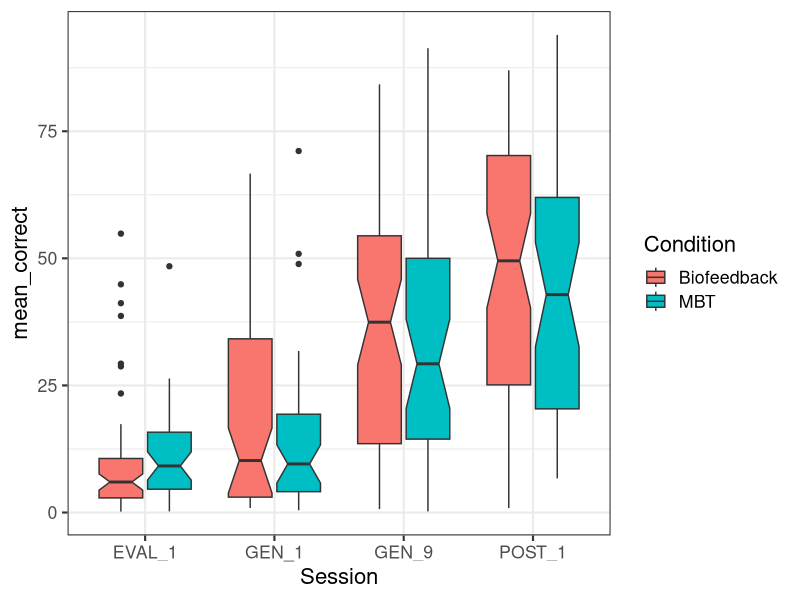
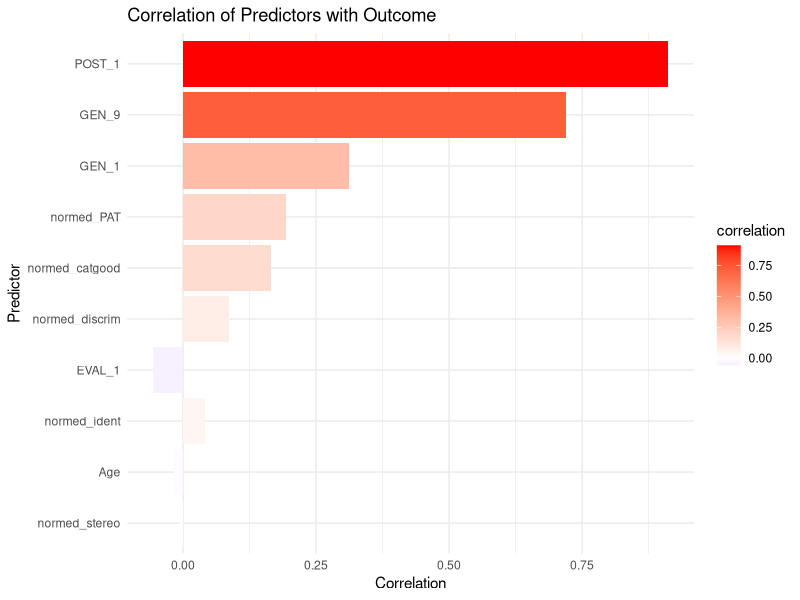
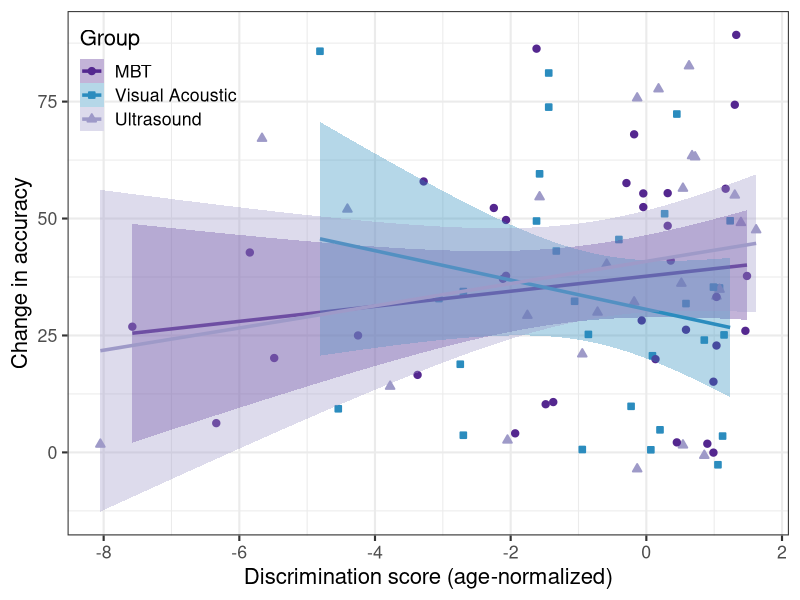
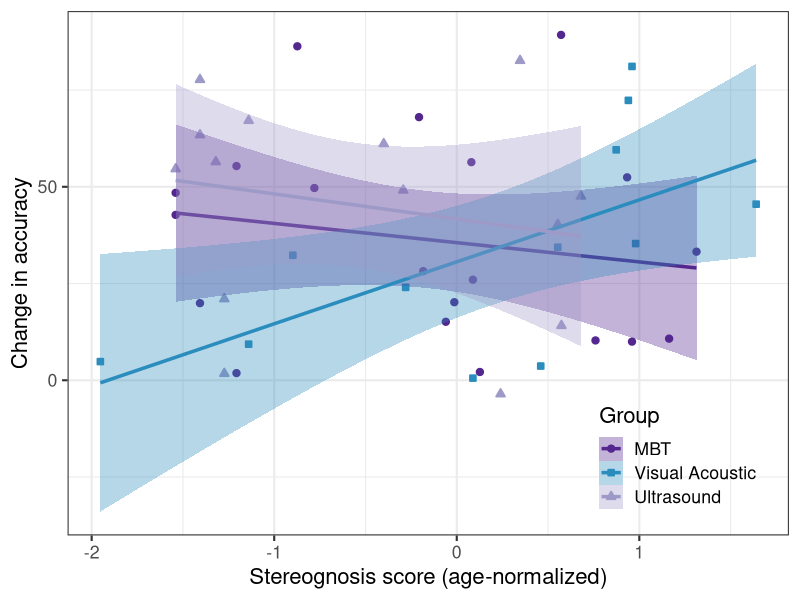

Generate these figures, in order, with R:
## ---- chunk 1
knitr::opts_chunk$set(include=TRUE, cache=TRUE, echo=FALSE, message=FALSE, warning=FALSE)
options(scipen = 999)
options(digits = 3)
## ---- chunk 2
########################################
#RUN THIS WITH CAUTION
########################################
rm(list=ls())
## ---- chunk 3
########################################
#LOAD PACKAGES
########################################
library("tidyverse")
library("ggpubr")
library("broom")
library("GGally")
library("flextable")

theme_set(theme_bw(base_size = 16))

#Create snapshot of package environment
# renv::init()
# renv::activate()
# renv::snapshot()
## ---- chunk 4
#Formats a model coefficient as "beta = X.XX, SE = X.XX, p = X.XXX" for inline
#reporting in the text below. beta/SE are rounded to 2 digits and p to 3
#digits, matching the precision used throughout the manuscript.
coef_str <- function(mod, term, digits = 2) {
  x <- broom::tidy(mod)
  r <- x[x$term == term, ]
  if (nrow(r) != 1) {
    stop("coef_str: term '", term, "' matched ", nrow(r), " rows (expected 1). Check spelling/factor levels.")
  }
  p_txt <- ifelse(r$p.value < .001, "< .001",
                  paste0("= ", format(round(r$p.value, 3), nsmall = 2)))
  paste0(
    "β = ", round(r$estimate, digits),
    ", SE = ", round(r$std.error, digits),
    ", *p* ", p_txt
  )
}
## ---- chunk 5
#Read in sensory data, cleaned for outliers
#Generated in CRESULTS_MOSAIC_sensory_wrangling.Rmd
#Variables starting with "new" have been standardized relative to the reference sample of typically developing children (age-binned z-scores)
#However, still need to reverse-code scores where a larger value represents worse performance, which is done here
sensorydata <- read.csv("RSSD_normed_sensory.csv") %>%
  dplyr::select(Subject = Study_ID, Age, Sex, normed_ident = newident,
                normed_discrim = newdiscrim,
                normed_catgood = newcatgood, normed_stereo = newstereo,
                normed_PAT = newPAT)

#Identification, discrimination, and stereognosis are reverse-coded here so
#that higher values uniformly reflect better performance across all five
#measures (category goodness and articulatory awareness already run in that
#direction and are left as-is)
sensorydata$normed_ident <- -1*sensorydata$normed_ident
sensorydata$normed_discrim <- -1*sensorydata$normed_discrim
sensorydata$normed_stereo <- -1*sensorydata$normed_stereo

#Read in summary outcome data (word probes)
#Generated in RCT_secondary_outcome_dosage.Rmd
outcomesdata <- read.csv("RCT_subjlevel_data.csv")

#Look at change over time
wide_data <- pivot_wider(outcomesdata,
                         id_cols = c(Subject, Condition,
                                     Randomization_Group,
                                     Baseline_Accuracy_Group),
                         names_from = Session,
                         values_from = mean_correct) %>%
  dplyr::arrange(Condition)
wide_data$change <- wide_data$POST_1 - wide_data$EVAL_1

#The sensory dataframe includes participants who did not complete the study;
#they are dropped in this merge
mydata <- left_join(wide_data, sensorydata, by = "Subject")

#Sanity check: accuracy by session and treatment condition
p1 <- ggplot(outcomesdata, aes(x = Session, y = mean_correct, fill = Condition))+
  geom_boxplot(notch=TRUE)
p1

#Age, gender breakdown
#na.rm=TRUE guards against a silent NA result if a future data update
#introduces missing Age values (none are present in the current dataset)
mean(mydata$Age, na.rm = TRUE)
sd(mydata$Age, na.rm = TRUE)
table(mydata$Sex)
table(mydata$Randomization_Group)

#Option to subset to biofeedback condition only
#mydata <- mydata[mydata$Randomization_Group!="Traditional",] %>% droplevels()

#Fix data types
mydata <- mydata %>%
  dplyr::mutate(across(where(is.character), as.factor))
## ---- chunk 6
#Select only numeric columns, excluding the Subject ID itself so it doesn't
#show up as a spurious "predictor" in the correlation output below
df_numeric <- mydata %>% select(where(is.numeric)) %>% select(-Subject)

#Examine correlation of each numeric predictor with the outcome (change score)
cor_change <- cor(df_numeric, use = "pairwise.complete.obs")["change", ]
cor_change <- cor_change[names(cor_change) != "change"]

# Convert to tibble
cor_df <- tibble(predictor = names(cor_change), correlation = cor_change) %>%
   dplyr::arrange(desc(abs(correlation)))  # Sort by absolute correlation

# Count missing data
na_normed <- mydata %>%
   dplyr::summarise(across(starts_with("normed_"), ~ sum(is.na(.)))) %>%
  unlist()

# Plot as bar chart
p0 <- ggplot(cor_df, aes(x = reorder(predictor, abs(correlation)), y = correlation, fill = correlation)) +
  geom_col() +
  coord_flip() +
  scale_fill_gradient2(low = "blue", mid = "white", high = "red") +
  labs(title = "Correlation of Predictors with Outcome",
       x = "Predictor", y = "Correlation") +
  theme_minimal()
p0

#Strongest somatosensory predictor is PAT; strongest auditory predictor is catgood
#(Note: this simple bivariate screen is exploratory only. The interaction
#models below retain all five sensory measures regardless of this ranking,
#per the independence rationale checked next.)
corA <- cor.test(mydata$change, mydata$normed_catgood)
corS <- cor.test(mydata$change, mydata$normed_PAT)

#Examine correlations between sensory values, to check whether it's
#reasonable to model the measures within each domain separately rather than
#pooling/averaging them
df_sensory <- mydata %>% select(starts_with("normed"))
cor_sensory <- round(cor(df_sensory, use = "pairwise.complete.obs"), digits = 2)
#Strongest positive pairwise correlation in the matrix (discrimination x identification)
cormax <- cor.test(mydata$normed_discrim, mydata$normed_ident)
#Strongest negative pairwise correlation in the matrix (category goodness x stereognosis)
corneg <- cor.test(mydata$normed_catgood, mydata$normed_stereo)
#ggpairs(df_sensory)
## ---- chunk 7
#Export the pairwise correlation matrix as Supplementary Table B
measure_labels <- c(normed_ident = "Identification", normed_discrim = "Discrimination",
                     normed_catgood = "Category Goodness", normed_stereo = "Stereognosis",
                     normed_PAT = "Articulatory Awareness")
vars <- names(measure_labels)

cor_sensory <- cor(df_sensory[vars], use = "pairwise.complete.obs")
p_sensory <- sapply(vars, function(a) sapply(vars, function(b)
  if (a == b) NA else cor.test(df_sensory[[a]], df_sensory[[b]])$p.value))

#Format each cell as "r.rr*" (p < .05) or "r.rr"; diagonal as an em dash
cor_display <- ifelse(row(cor_sensory) == col(cor_sensory), "\u2014",
                       paste0(formatC(cor_sensory, format = "f", digits = 2),
                              ifelse(p_sensory < .05, "*", "")))
dimnames(cor_display) <- list(measure_labels[vars], measure_labels[vars])

cor_table_B <- as.data.frame(cor_display) %>% tibble::rownames_to_column("Measure")

ft_corr <- flextable(cor_table_B)
ft_corr <- add_header_row(ft_corr, values = "Pairwise correlations among sensory measures (* p < .05)", colwidths = ncol(cor_table_B))
ft_corr <- autofit(ft_corr)
save_as_docx(ft_corr, path = "Supplement_Table_B.docx")
## ---- chunk 8
#Correlations (above) indicate that the sensory measures within each domain
#are only weakly correlated with one another, suggesting each captures a partially
#independent facet of that domain. This is why the models below retain the
#individual auditory and somatosensory measures rather than pooling/averaging
#across them.

#Treatment condition interaction with auditory acuity
mydata$Randomization_Group <- relevel(mydata$Randomization_Group, ref = "Ultrasound")
modA <- lm(change ~ Randomization_Group * (normed_catgood + normed_discrim + normed_ident), data = mydata)
#Alternative model with control for baseline accuracy
altmodA <- lm(POST_1 ~ Randomization_Group * (normed_catgood + normed_discrim + normed_ident) + EVAL_1, data = mydata)
#summary(modA)
#summary(altmodA)

#Relevel to inspect traditional MBT and VAB
#Including alternative models with control for baseline accuracy
mydata$Randomization_Group <- relevel(mydata$Randomization_Group, ref = "Traditional")
modArelT <- lm(change ~ Randomization_Group * (normed_catgood + normed_discrim + normed_ident), data = mydata)
altmodArelT <- lm(POST_1 ~ Randomization_Group * (normed_catgood + normed_discrim + normed_ident) + EVAL_1, data = mydata)
mydata$Randomization_Group <- relevel(mydata$Randomization_Group, ref = "Visual Acoustic")
modArelV <- lm(change ~ Randomization_Group * (normed_catgood + normed_discrim + normed_ident), data = mydata)
altmodArelV <- lm(POST_1 ~ Randomization_Group * (normed_catgood + normed_discrim + normed_ident) + EVAL_1, data = mydata)

#Biofeedback interaction with somatosensory acuity
mydata$Randomization_Group <- relevel(mydata$Randomization_Group, ref = "Ultrasound")
modS <- lm(change ~ Randomization_Group * (normed_PAT + normed_stereo), data = mydata)
#Alternative model with control for baseline accuracy
altmodS <- lm(POST_1 ~ Randomization_Group * (normed_PAT + normed_stereo) + EVAL_1, data = mydata)
#summary(modS)
#summary(altmodS)

#Relevel to inspect traditional MBT and VAB
#Including alternative models with control for baseline accuracy
mydata$Randomization_Group <- relevel(mydata$Randomization_Group, ref = "Traditional")
modSrelT <- lm(change ~ Randomization_Group * (normed_PAT + normed_stereo), data = mydata)
altmodSrelT <- lm(POST_1 ~ Randomization_Group * (normed_PAT + normed_stereo) + EVAL_1, data = mydata)
mydata$Randomization_Group <- relevel(mydata$Randomization_Group, ref = "Visual Acoustic")
modSrelV <- lm(change ~ Randomization_Group * (normed_PAT + normed_stereo), data = mydata)
altmodSrelV <- lm(POST_1 ~ Randomization_Group * (normed_PAT + normed_stereo) + EVAL_1, data = mydata)

#Per-arm n's for the somatosensory complete-case subsample — related to 
#balance-across-arms caveat noted in the Discussion/abstract
mydata_stereo_cc <- mydata %>%
  filter(!is.na(normed_stereo))
table(mydata_stereo_cc$Randomization_Group)
## ---- chunk 9
#Generate supplementary document reporting full results of regressions

models <- list(
  "Auditory, ref = Ultrasound" = modA,
  "Auditory, ref = MBT" = modArelT,
  "Auditory, ref = Visual-Acoustic" = modArelV,
  "Somatosensory, ref = Ultrasound" = modS,
  "Somatosensory, ref = MBT" = modSrelT,
  "Somatosensory, ref = Visual-Acoustic" = modSrelV,
  "Auditory controlling for baseline, ref = Ultrasound" = altmodA,
  "Auditory controlling for baseline, ref = MBT" = altmodArelT,
  "Auditory controlling for baseline, ref = Visual-Acoustic" = altmodArelV,
  "Somatosensory controlling for baseline, ref = Ultrasound" = altmodS,
  "Somatosensory controlling for baseline, ref = MBT" = altmodSrelT,
  "Somatosensory controlling for baseline, ref = Visual-Acoustic" = altmodSrelV
)


tables <- lapply(names(models), function(nm) {
  df <- broom::tidy(models[[nm]]) |>
    mutate(
      estimate  = formatC(estimate, format = "f", digits = 2),
      std.error = formatC(std.error, format = "f", digits = 2),
      statistic = formatC(statistic, format = "f", digits = 2),
      p.value   = formatC(p.value, format = "f", digits = 3)
    )
  ft <- flextable(df)
  ft <- add_header_row(ft, values = nm, colwidths = ncol(df))
  ft <- autofit(ft)
  ft
})
names(tables) <- names(models)

do.call(save_as_docx, c(tables, path = "Supplement_Model_Results.docx"))
## ---- chunk 10
#With discrim

mydata$Randomization_Group <- factor(
  mydata$Randomization_Group,
  levels = c("Traditional", "Visual Acoustic", "Ultrasound"),
  labels = c("MBT", "Visual Acoustic", "Ultrasound")
)


#Define palettes
pal <- c("#54278F", "#2B8CBE", "#9E9AC8")
shape_pal <- c(21, 22, 24)

pAd <- ggplot(
  mydata,
  aes(
    x = normed_discrim,
    y = change,
    color = Randomization_Group,
    fill  = Randomization_Group,
    shape = Randomization_Group
  )
) +
  geom_point(size = 1.5, stroke = 1) +
  geom_smooth(
    method = "lm",
    se = TRUE,
    alpha = 0.35,      # higher than before
    linewidth = 1.2
  ) +
  scale_color_manual(values = pal) +
  scale_fill_manual(values  = pal) +
  scale_shape_manual(values = shape_pal) +
  theme_bw(base_size = 16) +
  ylab("Change in accuracy") +
  xlab("Discrimination score (age-normalized)") +
  labs(color = "Group", fill = "Group", shape = "Group") +
  theme(
    legend.position = c(.25, .75),
    legend.justification = c("right", "bottom"),
    legend.background = element_rect(fill = "transparent", color = NA)
  )

pAd
## ---- chunk 11
#With stereognosis

pSs <- ggplot(
  mydata,
  aes(
    x = normed_stereo,
    y = change,
    color = Randomization_Group,
    fill  = Randomization_Group,
    shape = Randomization_Group
  )
) +
  geom_point(size = 1.5, stroke = 1) +
  geom_smooth(
    method = "lm",
    se = TRUE,
    alpha = 0.35,
    linewidth = 1.2
  ) +
  scale_color_manual(values = pal) +
  scale_fill_manual(values  = pal) +
  scale_shape_manual(values = shape_pal) +
  ylab("Change in accuracy") +
  xlab("Stereognosis score (age-normalized)") +
  theme_bw(base_size = 16) +
  labs(color = "Group", fill = "Group", shape = "Group") +
  theme(
    legend.position = c(0.97, 0.03),  # bottom right
    legend.justification = c("right", "bottom"),
    legend.background = element_rect(fill = "transparent", color = NA)
  )

pSs
